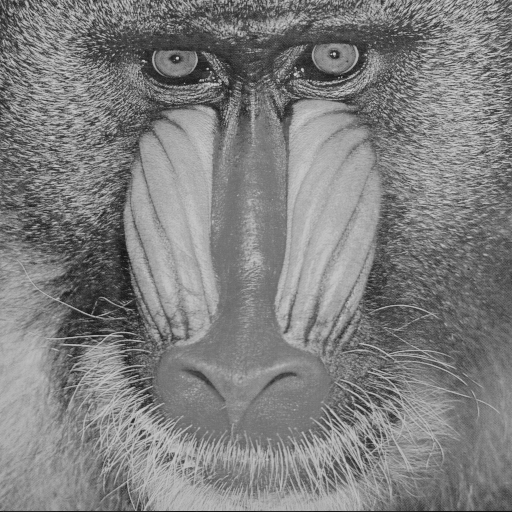
%> input picture baboon.tif, 512 x 512 px
$ octave img_rev.m   (GNU Octave 9; MATLAB toolbox functions it lacks are replaced by stand-ins)
%> lines starting %> are read from the running program, lines starting %| are printed output that depends on the picture
% Step 1: Load and preprocess the image
img = imread('baboon.tif');
%> img is the input picture: size 512x512 uint8; min 16, max 214, mean 127.3
img2 = histeq(img,256);
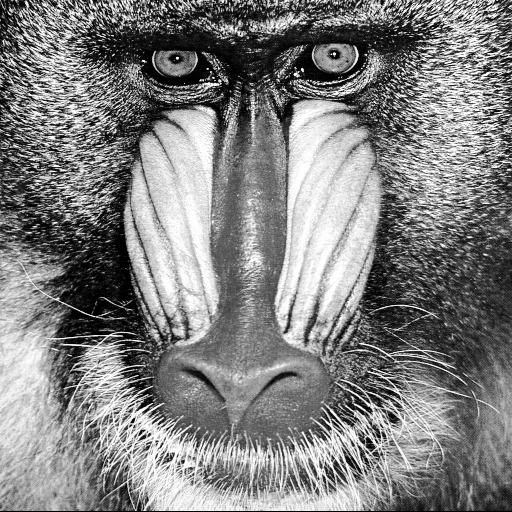
%> img2: size 512x512 uint8; min 0, max 255, mean 127.9

% img = rgb2gray(img);  % Ensure the image is grayscale
[rows, cols] = size(img);
%> rows = 512; cols = 512

% Compute the original histogram and CDF
original_hist = imhist(img);
%> original_hist = 256 values, max 3169 at index 122, min 0 at index 1, mean 1024
original_cdf = cumsum(original_hist) / sum(original_hist);
%> original_cdf = 256 values from 0 to 1

% Step 2: Apply Histogram Flattening (as before)
threshold = mean(original_hist);  % Set threshold (can be adjusted as needed)
%> threshold = 1024
clipped_hist = min(original_hist, threshold);  % Cap histogram counts at the threshold
%> clipped_hist = 256 values, max 1024 at index 70, min 0 at index 1, mean 563.2
excess_pixels = original_hist - clipped_hist;  % Calculate excess above the threshold
%> excess_pixels = 256 values, max 2145 at index 122, min 0 at index 1, mean 460.8
excess_total = sum(excess_pixels);  % Total excess pixels to redistribute
%> excess_total = 117960
redistribution = excess_total / length(clipped_hist);  % Redistribute uniformly
%> redistribution = 460.8
flattened_hist = clipped_hist + redistribution;  % Flattened histogram after redistribution
%> flattened_hist = 256 values, max 1484.8 at index 70, min 460.8 at index 1, mean 1024
flattened_cdf = cumsum(flattened_hist) / sum(flattened_hist);  % Flattened CDF
%> flattened_cdf = 256 values from 0.00176 to 1

% Map the original image using the new flattened CDF
lookup_table_flatten = uint8(255 * flattened_cdf);  % Scale flattened CDF to [0, 255]
%> lookup_table_flatten = 256 values from 0 to 255
flattened_img = lookup_table_flatten(double(img) + 1);  % Map pixels using the lookup table
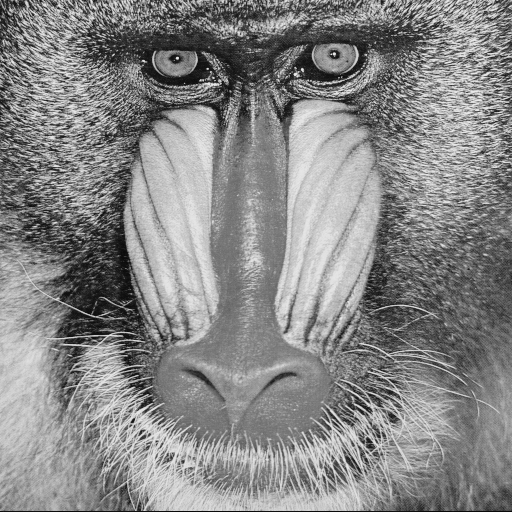
%> flattened_img: size 512x512 uint8; min 8, max 237, mean 134.6

% Step 3: Reverse the Transformation
% Create an inverse lookup table based on the original CDF
% Find the nearest match in the original CDF for each value in the flattened CDF
inverse_lookup_table = zeros(256, 1, 'uint8');
for i = 1:256
    [~, idx] = min(abs(flattened_cdf(i) - original_cdf));  % Find closest match
    inverse_lookup_table(i) = idx - 1;  % Store the original intensity
end
%> this loop made 256 passes
%> idx on passes 1 to 3: 31, 35, 39
%> after the loop, inverse_lookup_table = 256 values from 30 to 214

% Apply the inverse mapping to get the original image back
recovered_img = inverse_lookup_table(flattened_img + 1);

% Display Results
subplot(2,3,1); imshow(img); title('Original Image');
subplot(2,3,2); imshow(flattened_img); title('Flattened Image');
subplot(2,3,3); imshow(recovered_img); title('Recovered Image');
subplot(2,3,4); bar(original_hist); title('Original Histogram');
subplot(2,3,5); bar(flattened_hist); title('Flattened Histogram');
subplot(2,3,6); bar(imhist(recovered_img)); title('Recovered Histogram');
%> after `title('Recovered Histogram')`:
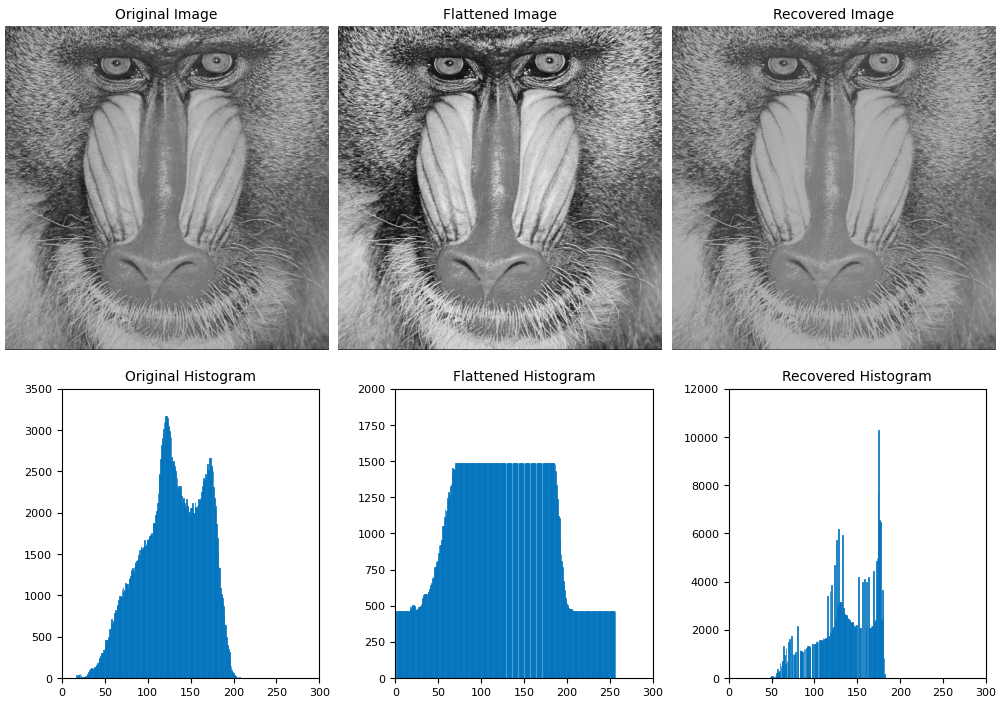
%> figure redrawn from the program's plot data, 6 panels
